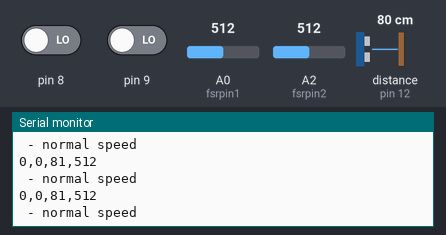
This sketch was run on a simulated Arduino Uno, built with avr-gcc and run on an emulated ATmega328P. On the bench: the last lines printed to the serial monitor. Inputs (shaded band) come from the test bench; at power-on: A0 (fsrpin1) = 512, pin 8 LOW, pin 9 LOW, A2 (fsrpin2) = 512, distance to the obstacle (sensor on pin 12) 80 cm. The echo pulse lasts 58.3 µs per cm.

Above: at 1.3 s.
1.4 s: A0 (fsrpin1) set to 682
At 2.34 s:
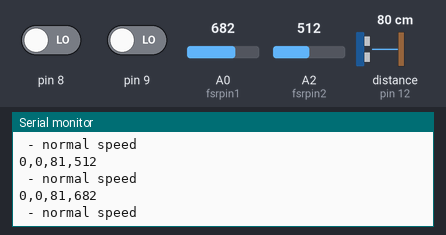
2.9 s: A0 (fsrpin1) set to 710
At 3.35 s:
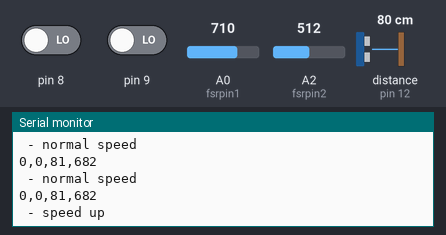
Timing chart, 0 to 5.9 s (numbered marks = the images above; inputs shaded):
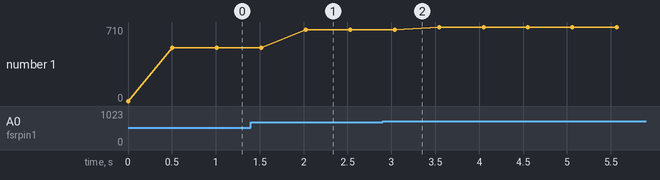

The sketch:

send_all_value.ino
```cpp
// IMA NYU Shanghai
// Interaction Lab
// For sending multiple values from Arduino to Processing
//For distance sensor
#include <NewPing.h>
#define TRIGGER_PIN  12  // Arduino pin tied to trigger pin on the ultrasonic sensor.
#define ECHO_PIN     12  // Arduino pin tied to echo pin on the ultrasonic sensor.
#define MAX_DISTANCE 200 // Maximum distance we want to ping for (in centimeters). Maximum sensor distance is rated at 400-500cm.
NewPing sonar(TRIGGER_PIN, ECHO_PIN, MAX_DISTANCE); // NewPing setup of pins and maximum distance.


//For pressure sensor
// Define FSR pin:
#define fsrpin1 A0
#define fsrpin2 A2
int Psensor1; //Variable to store FSR1 value
int Psensor2; //Variable to store FSR2 value
int yspeed; // Variable to store the highest FSR value


void setup() {
  Serial.begin(9600);
}

// April
void loop() {
  // to send values to Processing assign the values you want to send
  //this is an example
  int sensorX = digitalRead(12);
  int button1 = digitalRead(8);
  int button2 = digitalRead(9);
  Psensor1 = analogRead(fsrpin1);
  Psensor2 = analogRead(fsrpin2);

  Serial.print(button1);
  Serial.print(",");  // put comma between sensor values
  Serial.print(button2);
  Serial.print(",");  // put comma between sensor values
  //send the distance sensor value:
  Serial.print(sonar.ping_cm()); // Send ping, get distance in cm and print result (0 = outside set distance range)
  Serial.print(",");  // put comma between sensor values
  // Print the fsrreading:
  Serial.print(yspeed);
  Serial.println(); // add linefeed after sending the last sensor value


// Stella, here to use the highest value of pressure sensors as the user speed
if (Psensor1 > Psensor2){
    yspeed = Psensor1;
   } else {
    yspeed = Psensor2;
   }
  if (yspeed < 50) {
      Serial.println(" - still");
    } else if (yspeed < 700) {
     Serial.println(" - normal speed");
    } else {
    Serial.println(" - speed up");
  }
  // too fast communication might cause some latency in Processing
  // this delay resolves the issue.
  delay(500);
}
```

Measured:
- the behaviour switches between 699 and 700 on A0 (fsrpin1) (found by bisection; images 1 and 2)
- after the input at 1.4 s, the serial monitor: prints a new line after 0.62 s (image 1)
- after the input at 2.9 s, the serial monitor: prints a new line after 0.15 s (image 2)
- plotted number 1: 512 → 682 after the input at 1.4 s, 682 → 710 after the input at 2.9 s
